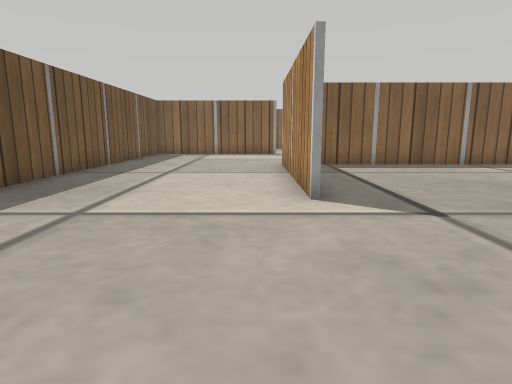
View 1 (above)

24 first-person views from a walk through a Webots world. The camera is 0.11 m above the floor, tilts 10° down and sees 75° across. The floor is counted in squares, 0.1 m on a side. Each view is taken from the middle of a square. On the plan, view 1 faces up. The plan holds only what a view shows up to about 13 squares ahead; the rest is blank. The place goes on beyond the plan. Robots are left out. Webots' stock objects and surfaces are drawn as simple stand-ins.

View 2
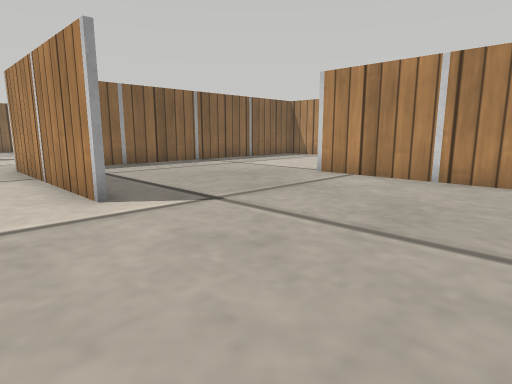

View 3
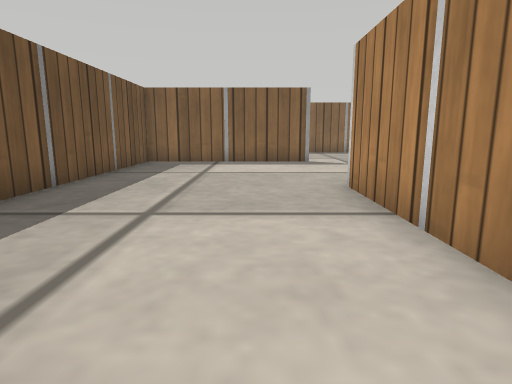

View 4
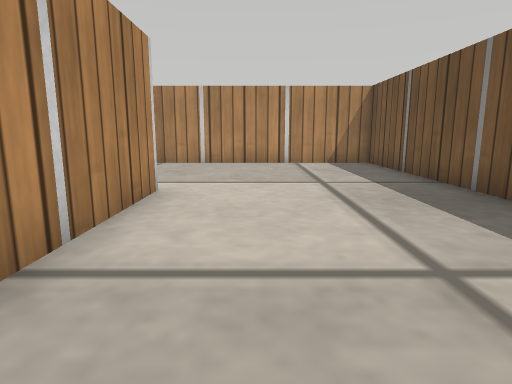

View 5
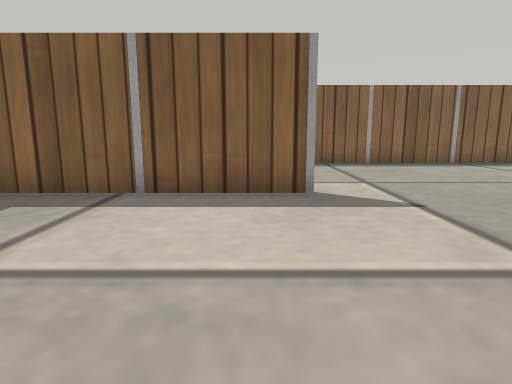

View 6
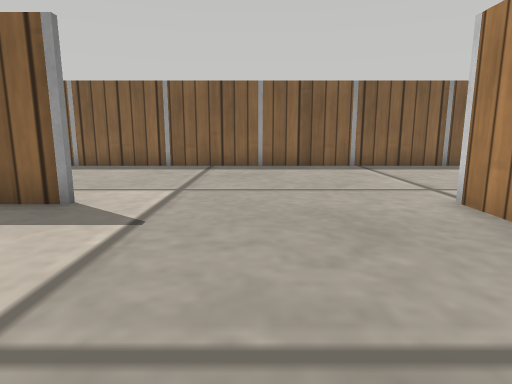

View 7
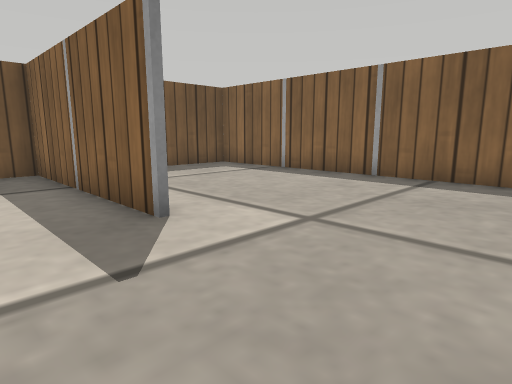

View 8
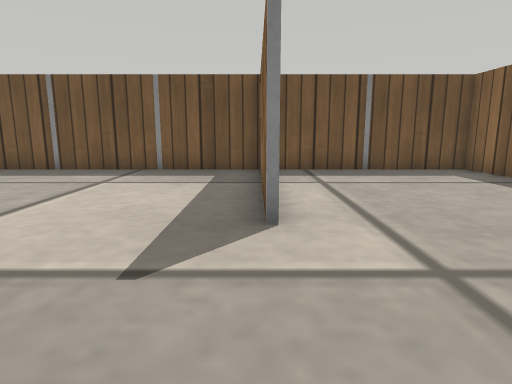

View 9
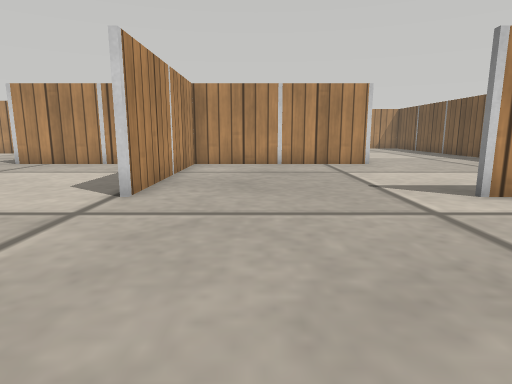

View 10
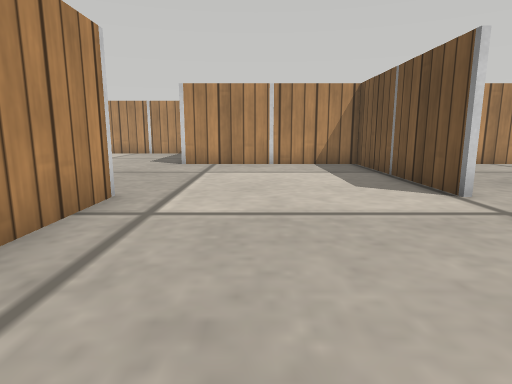

View 11
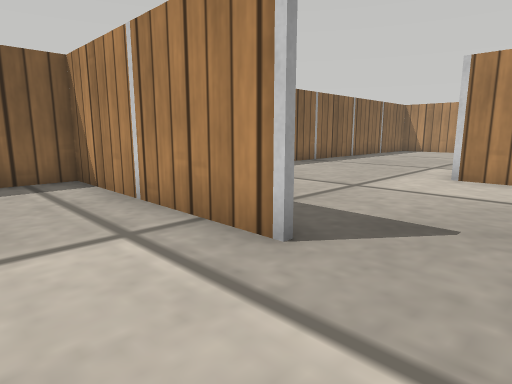

View 12
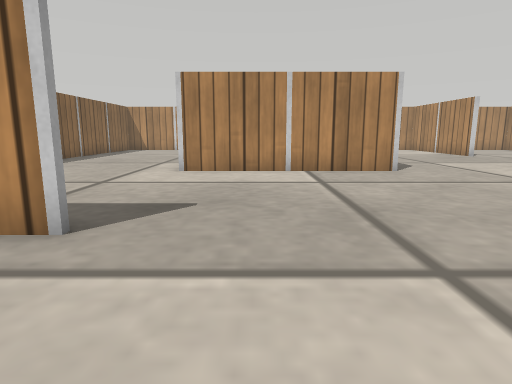

View 13
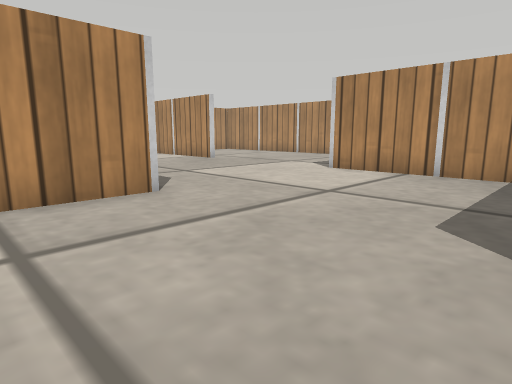

View 14
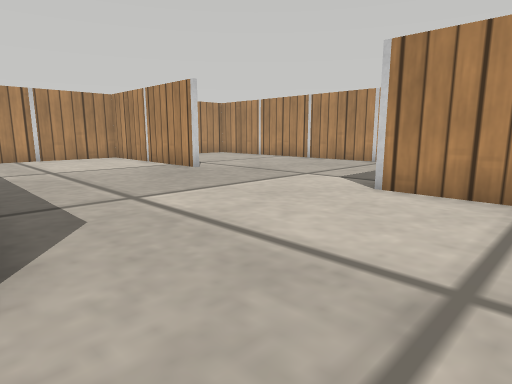

View 15
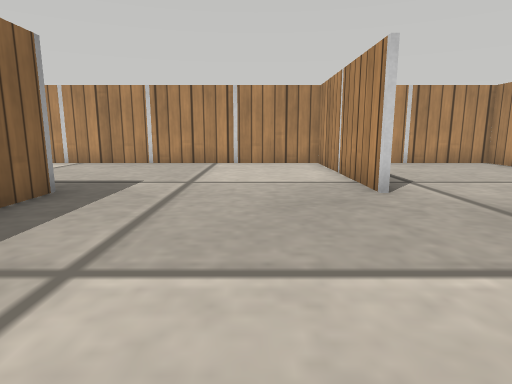

View 16
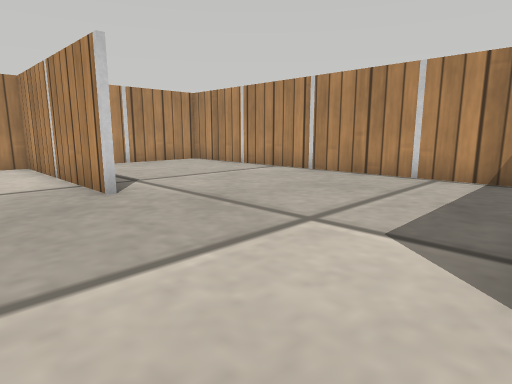

View 17
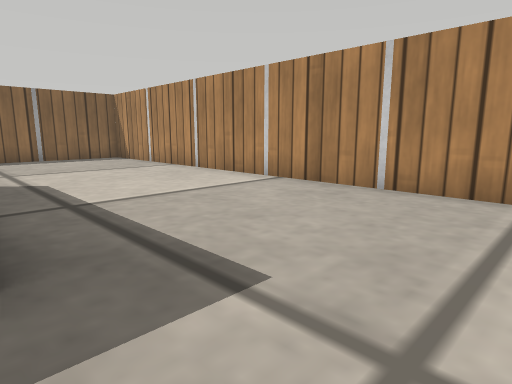

View 18
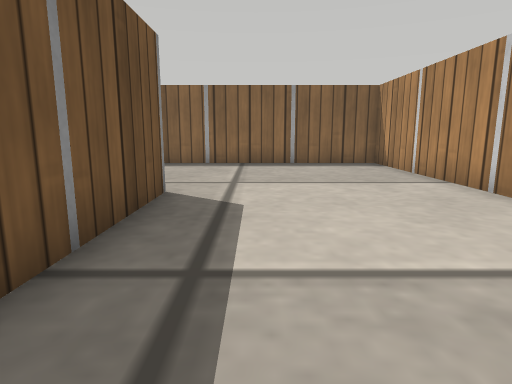

View 19
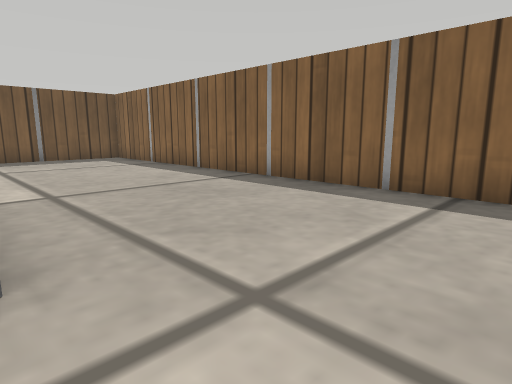

View 20
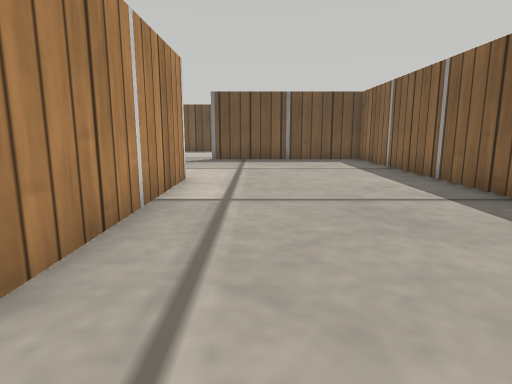

View 21
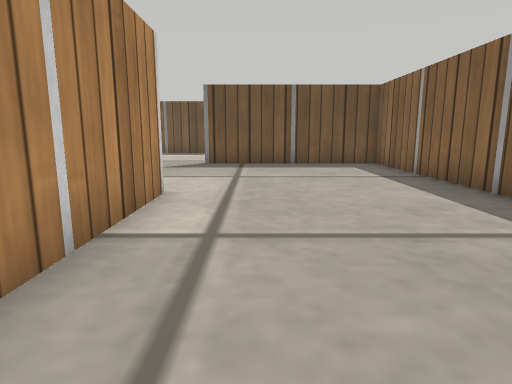

View 22
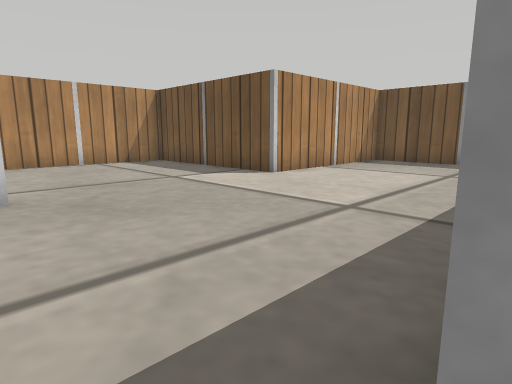

View 23
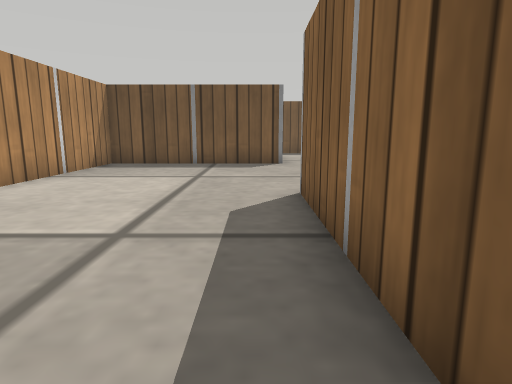

View 24
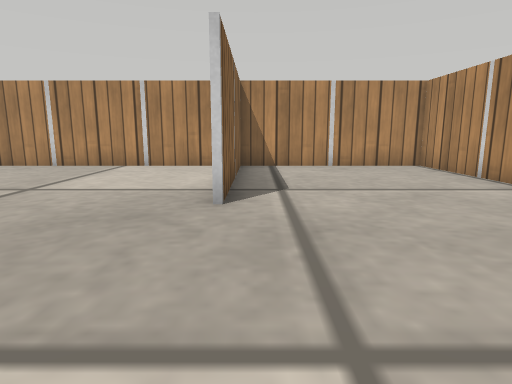

### Floor plan
Points are (right, up) in squares from view 1. A wall is a line through its corners. A room is listed if a view was taken in it or the views show most of it. See-through windows are left out.
Room 1 (views 1, 2, 3, 4, 5)
walls: (0.9, 5.5) (0.9, 12); (-5.2, 17.9) (-5.2, -0.6) (0.5, -0.6); (1.1, 18.1) (-5.3, 18.1)
ways out: opening at (1, 15) to room 2; opening at (1, 2.5) to room 8
Room 2 (views 6, 7, 8)
walls: (0.9, 12) (7.1, 12); (7.2, 11.9) (7.2, 18.4)
ways out: opening at (1, 15) to room 1; opening at (4, 18) to room 3
Room 3 (view 9)
walls: (0.5, 18.3) (1.1, 18.3); (6.5, 24.4) (-5.2, 24.4) (-5.2, 17.9)
ways out: opening at (4, 18) to room 2; opening at (7, 21.5) to room 4
Room 4 (views 10, 11, 12)
walls: (7.4, 18.4) (7.4, 11.9); (13.5, 18.1) (13.5, 24.5); (14, 24.4) (6.5, 24.4); (7.1, 12) (13.7, 12)
ways out: opening at (7, 21.5) to room 3; opening at (14, 15.5) to room 5
Room 5 (views 13, 17, 18, 19, 20, 21, 22, 23)
walls: (26.3, 18.4) (26.3, 14); (26.4, 11.8) (19.8, 11.8) (19.8, 18.3) (26, 18.3); (13.7, 24.5) (13.7, 18.1); (26, 5.7) (32.5, 5.7); (32.4, 5.9) (32.4, 24.4) (14, 24.4)
ways out: opening at (14, 15.5) to room 4; opening at (17, 12) to room 6; opening at (20, 9) to room 6; opening at (23.5, 6) to room 7
Room 6 (views 14, 15, 16)
walls: (13.7, 12) (13.7, 5.7) (20, 5.7)
ways out: opening at (17, 12) to room 5; opening at (20, 9) to room 5
Room 7 (view 24)
walls: (20.6, -0.6) (32.4, -0.6) (32.4, 5.9); (20, 5.7) (20, 0.1); (32.5, 5.5) (26.1, 5.5)
ways out: opening at (23.5, 6) to room 5
Room 8 (no view inside)
walls: (7.2, 1) (7.2, 5.7); (7.6, 11.8) (2.2, 11.8); (0.5, -0.6) (2.7, -0.6)
ways out: opening at (1, 2.5) to room 1; opening at (7, 8.5)

Positions as (right, up) in squares from view 1, and headings:
1: (0, 0), facing up
2: (-1, 0), facing up-right
3: (-1, 5), facing up
4: (-1, 12), facing down
5: (0, 12), facing up
6: (4, 13), facing up
7: (5, 16), facing up-left
8: (5, 18), facing left
9: (5, 24), facing down
10: (11, 24), facing down
11: (11, 16), facing up-right
12: (10, 16), facing right
13: (14, 15), facing down-right
14: (17, 12), facing down-right
15: (20, 8), facing right
16: (20, 8), facing down-right
17: (26, 9), facing up-right
18: (28, 12), facing up
19: (29, 18), facing up-left
20: (28, 20), facing left
21: (26, 20), facing left
22: (27, 12), facing down-left
23: (26, 11), facing left
24: (21, 5), facing right
